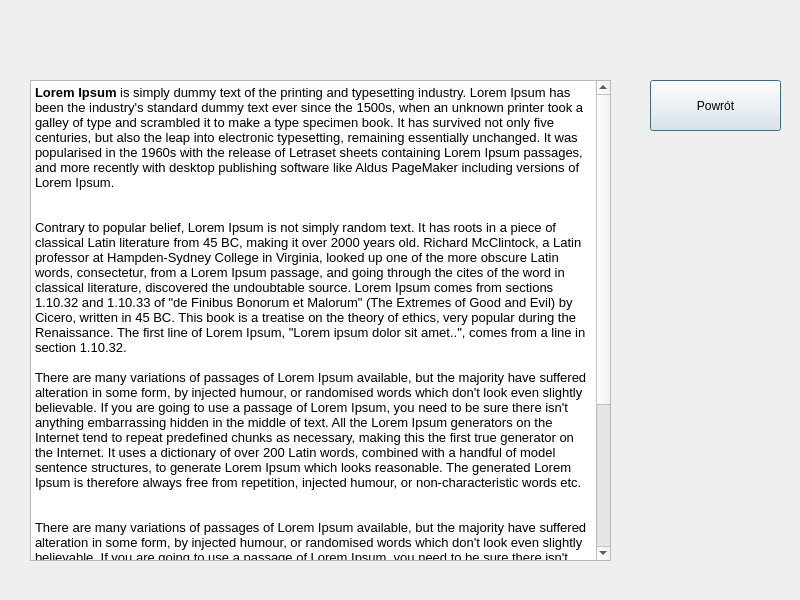
<?xml version="1.0" encoding="UTF-8"?>
<ui version="4.0">
 <class>Rules</class>
 <widget class="QDialog" name="Rules">
  <property name="geometry">
   <rect>
    <x>0</x>
    <y>0</y>
    <width>800</width>
    <height>600</height>
   </rect>
  </property>
  <property name="windowTitle">
   <string>Dialog</string>
  </property>
  <widget class="QTextBrowser" name="textBrowser">
   <property name="geometry">
    <rect>
     <x>30</x>
     <y>80</y>
     <width>581</width>
     <height>481</height>
    </rect>
   </property>
   <property name="html">
    <string>&lt;!DOCTYPE HTML PUBLIC &quot;-//W3C//DTD HTML 4.0//EN&quot; &quot;http://www.w3.org/TR/REC-html40/strict.dtd&quot;&gt;
&lt;html&gt;&lt;head&gt;&lt;meta name=&quot;qrichtext&quot; content=&quot;1&quot; /&gt;&lt;style type=&quot;text/css&quot;&gt;
p, li { white-space: pre-wrap; }
&lt;/style&gt;&lt;/head&gt;&lt;body style=&quot; font-family:'MS Shell Dlg 2'; font-size:9.75pt; font-weight:400; font-style:normal;&quot;&gt;
&lt;p style=&quot; margin-top:0px; margin-bottom:0px; margin-left:0px; margin-right:0px; -qt-block-indent:0; text-indent:0px;&quot;&gt;&lt;span style=&quot; font-family:'Open Sans','Arial','sans-serif'; font-size:10pt; font-weight:600; color:#000000; background-color:#ffffff;&quot;&gt;Lorem Ipsum&lt;/span&gt;&lt;span style=&quot; font-family:'Open Sans','Arial','sans-serif'; font-size:10pt; color:#000000; background-color:#ffffff;&quot;&gt; is simply dummy text of the printing and typesetting industry. Lorem Ipsum has been the industry's standard dummy text ever since the 1500s, when an unknown printer took a galley of type and scrambled it to make a type specimen book. It has survived not only five centuries, but also the leap into electronic typesetting, remaining essentially unchanged. It was popularised in the 1960s with the release of Letraset sheets containing Lorem Ipsum passages, and more recently with desktop publishing software like Aldus PageMaker including versions of Lorem Ipsum.&lt;/span&gt;&lt;/p&gt;
&lt;p style=&quot;-qt-paragraph-type:empty; margin-top:0px; margin-bottom:0px; margin-left:0px; margin-right:0px; -qt-block-indent:0; text-indent:0px; font-family:'Open Sans','Arial','sans-serif'; font-size:10pt; color:#000000;&quot;&gt;&lt;br /&gt;&lt;/p&gt;
&lt;p style=&quot;-qt-paragraph-type:empty; margin-top:0px; margin-bottom:0px; margin-left:0px; margin-right:0px; -qt-block-indent:0; text-indent:0px; font-family:'Open Sans','Arial','sans-serif'; font-size:10pt; color:#000000;&quot;&gt;&lt;br /&gt;&lt;/p&gt;
&lt;p style=&quot; margin-top:0px; margin-bottom:0px; margin-left:0px; margin-right:0px; -qt-block-indent:0; text-indent:0px;&quot;&gt;&lt;span style=&quot; font-family:'Open Sans','Arial','sans-serif'; font-size:10pt; color:#000000; background-color:#ffffff;&quot;&gt;Contrary to popular belief, Lorem Ipsum is not simply random text. It has roots in a piece of classical Latin literature from 45 BC, making it over 2000 years old. Richard McClintock, a Latin professor at Hampden-Sydney College in Virginia, looked up one of the more obscure Latin words, consectetur, from a Lorem Ipsum passage, and going through the cites of the word in classical literature, discovered the undoubtable source. Lorem Ipsum comes from sections 1.10.32 and 1.10.33 of &amp;quot;de Finibus Bonorum et Malorum&amp;quot; (The Extremes of Good and Evil) by Cicero, written in 45 BC. This book is a treatise on the theory of ethics, very popular during the Renaissance. The first line of Lorem Ipsum, &amp;quot;Lorem ipsum dolor sit amet..&amp;quot;, comes from a line in section 1.10.32.&lt;/span&gt;&lt;/p&gt;
&lt;p style=&quot;-qt-paragraph-type:empty; margin-top:0px; margin-bottom:0px; margin-left:0px; margin-right:0px; -qt-block-indent:0; text-indent:0px; font-family:'Open Sans','Arial','sans-serif'; font-size:10pt; color:#000000;&quot;&gt;&lt;br /&gt;&lt;/p&gt;
&lt;p style=&quot; margin-top:0px; margin-bottom:0px; margin-left:0px; margin-right:0px; -qt-block-indent:0; text-indent:0px;&quot;&gt;&lt;span style=&quot; font-family:'Open Sans','Arial','sans-serif'; font-size:10pt; color:#000000; background-color:#ffffff;&quot;&gt;There are many variations of passages of Lorem Ipsum available, but the majority have suffered alteration in some form, by injected humour, or randomised words which don't look even slightly believable. If you are going to use a passage of Lorem Ipsum, you need to be sure there isn't anything embarrassing hidden in the middle of text. All the Lorem Ipsum generators on the Internet tend to repeat predefined chunks as necessary, making this the first true generator on the Internet. It uses a dictionary of over 200 Latin words, combined with a handful of model sentence structures, to generate Lorem Ipsum which looks reasonable. The generated Lorem Ipsum is therefore always free from repetition, injected humour, or non-characteristic words etc.&lt;/span&gt;&lt;/p&gt;
&lt;p style=&quot;-qt-paragraph-type:empty; margin-top:0px; margin-bottom:0px; margin-left:0px; margin-right:0px; -qt-block-indent:0; text-indent:0px; font-family:'Open Sans','Arial','sans-serif'; font-size:10pt; color:#000000;&quot;&gt;&lt;br /&gt;&lt;/p&gt;
&lt;p style=&quot;-qt-paragraph-type:empty; margin-top:0px; margin-bottom:0px; margin-left:0px; margin-right:0px; -qt-block-indent:0; text-indent:0px; font-family:'Open Sans','Arial','sans-serif'; font-size:10pt; color:#000000;&quot;&gt;&lt;br /&gt;&lt;/p&gt;
&lt;p style=&quot; margin-top:0px; margin-bottom:0px; margin-left:0px; margin-right:0px; -qt-block-indent:0; text-indent:0px;&quot;&gt;&lt;span style=&quot; font-family:'Open Sans','Arial','sans-serif'; font-size:10pt; color:#000000; background-color:#ffffff;&quot;&gt;There are many variations of passages of Lorem Ipsum available, but the majority have suffered alteration in some form, by injected humour, or randomised words which don't look even slightly believable. If you are going to use a passage of Lorem Ipsum, you need to be sure there isn't anything embarrassing hidden in the middle of text. All the Lorem Ipsum generators on the Internet tend to repeat predefined chunks as necessary, making this the first true generator on the Internet. It uses a dictionary of over 200 Latin words, combined with a handful of model sentence structures, to generate Lorem Ipsum which looks reasonable. The generated Lorem Ipsum is therefore always free from repetition, injected humour, or non-characteristic words etc.&lt;/span&gt;&lt;/p&gt;
&lt;p style=&quot;-qt-paragraph-type:empty; margin-top:0px; margin-bottom:0px; margin-left:0px; margin-right:0px; -qt-block-indent:0; text-indent:0px; font-family:'Open Sans','Arial','sans-serif'; font-size:10pt; color:#000000;&quot;&gt;&lt;br /&gt;&lt;/p&gt;
&lt;p style=&quot; margin-top:0px; margin-bottom:0px; margin-left:0px; margin-right:0px; -qt-block-indent:0; text-indent:0px;&quot;&gt;&lt;span style=&quot; font-family:'Open Sans','Arial','sans-serif'; font-size:10pt; color:#000000; background-color:#ffffff;&quot;&gt;There are many variations of passages of Lorem Ipsum available, but the majority have suffered alteration in some form, by injected humour, or randomised words which don't look even slightly believable. If you are going to use a passage of Lorem Ipsum, you need to be sure there isn't anything embarrassing hidden in the middle of text. All the Lorem Ipsum generators on the Internet tend to repeat predefined chunks as necessary, making this the first true generator on the Internet. It uses a dictionary of over 200 Latin words, combined with a handful of model sentence structures, to generate Lorem Ipsum which looks reasonable. The generated Lorem Ipsum is therefore always free from repetition, injected humour, or non-characteristic words etc.&lt;/span&gt;&lt;/p&gt;&lt;/body&gt;&lt;/html&gt;</string>
   </property>
  </widget>
  <widget class="QPushButton" name="backFromRules">
   <property name="geometry">
    <rect>
     <x>650</x>
     <y>80</y>
     <width>131</width>
     <height>51</height>
    </rect>
   </property>
   <property name="text">
    <string>Powrót</string>
   </property>
  </widget>
 </widget>
 <resources/>
 <connections/>
</ui>
